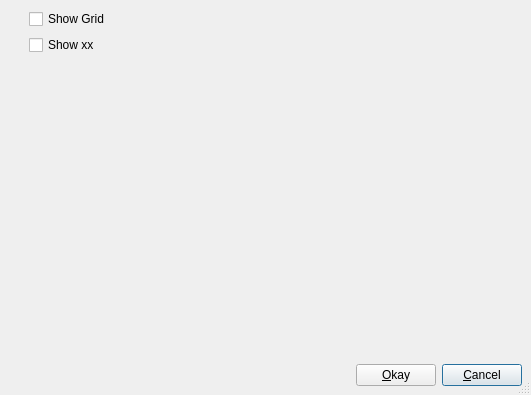
<ui version="4.0" >
 <author>Gerrit M. Albrecht</author>
 <class>DocumentOptionsDialog</class>
 <widget class="QDialog" name="DocumentOptionsDialog" >
  <property name="geometry" >
   <rect>
    <x>0</x>
    <y>0</y>
    <width>531</width>
    <height>395</height>
   </rect>
  </property>
  <property name="windowTitle" >
   <string>Document Options:</string>
  </property>
  <property name="sizeGripEnabled" >
   <bool>true</bool>
  </property>
  <layout class="QVBoxLayout" >
   <property name="margin" >
    <number>9</number>
   </property>
   <property name="spacing" >
    <number>6</number>
   </property>
   <item>
    <layout class="QGridLayout" >
     <property name="margin" >
      <number>0</number>
     </property>
     <property name="spacing" >
      <number>6</number>
     </property>
     <item row="0" column="1" >
      <widget class="QCheckBox" name="m_box_show_grid" >
       <property name="text" >
        <string>Show Grid</string>
       </property>
      </widget>
     </item>
     <item row="1" column="1" >
      <widget class="QCheckBox" name="checkBox_2" >
       <property name="text" >
        <string>Show xx</string>
       </property>
      </widget>
     </item>
     <item row="2" column="0" >
      <spacer>
       <property name="orientation" >
        <enum>Qt::Vertical</enum>
       </property>
       <property name="sizeHint" >
        <size>
         <width>20</width>
         <height>40</height>
        </size>
       </property>
      </spacer>
     </item>
    </layout>
   </item>
   <item>
    <layout class="QHBoxLayout" >
     <property name="margin" >
      <number>0</number>
     </property>
     <property name="spacing" >
      <number>6</number>
     </property>
     <item>
      <spacer>
       <property name="orientation" >
        <enum>Qt::Horizontal</enum>
       </property>
       <property name="sizeHint" >
        <size>
         <width>40</width>
         <height>20</height>
        </size>
       </property>
      </spacer>
     </item>
     <item>
      <widget class="QPushButton" name="m_button_okay" >
       <property name="text" >
        <string>&amp;Okay</string>
       </property>
      </widget>
     </item>
     <item>
      <widget class="QPushButton" name="m_button_cancel" >
       <property name="text" >
        <string>&amp;Cancel</string>
       </property>
       <property name="default" >
        <bool>true</bool>
       </property>
      </widget>
     </item>
    </layout>
   </item>
  </layout>
 </widget>
 <resources/>
 <connections>
  <connection>
   <sender>m_button_okay</sender>
   <signal>clicked()</signal>
   <receiver>DocumentOptionsDialog</receiver>
   <slot>accept()</slot>
   <hints>
    <hint type="sourcelabel" >
     <x>516</x>
     <y>595</y>
    </hint>
    <hint type="destinationlabel" >
     <x>413</x>
     <y>462</y>
    </hint>
   </hints>
  </connection>
 </connections>
</ui>
